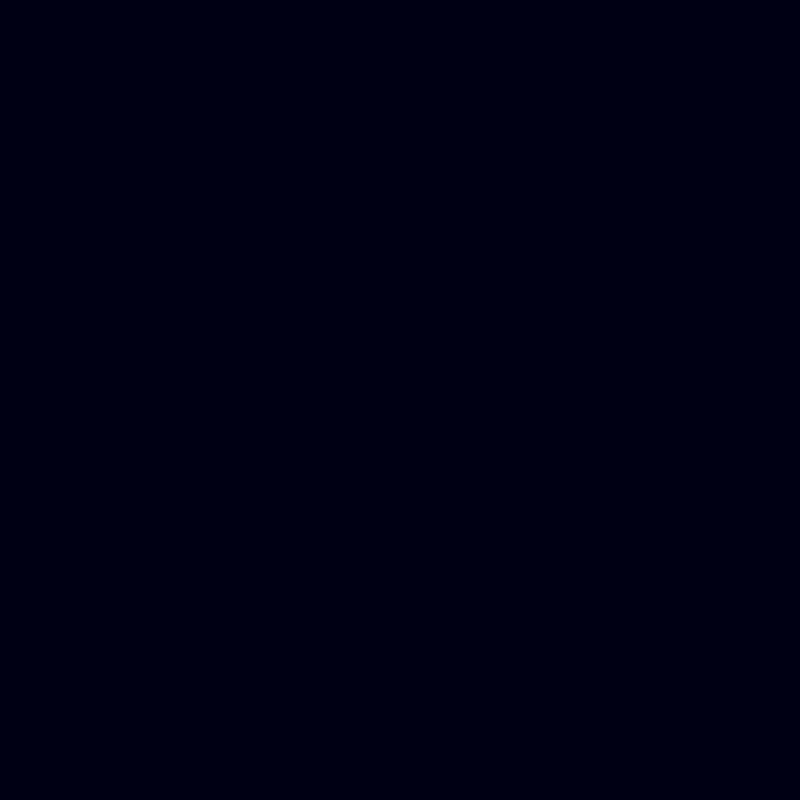
Frame 1 (no input)
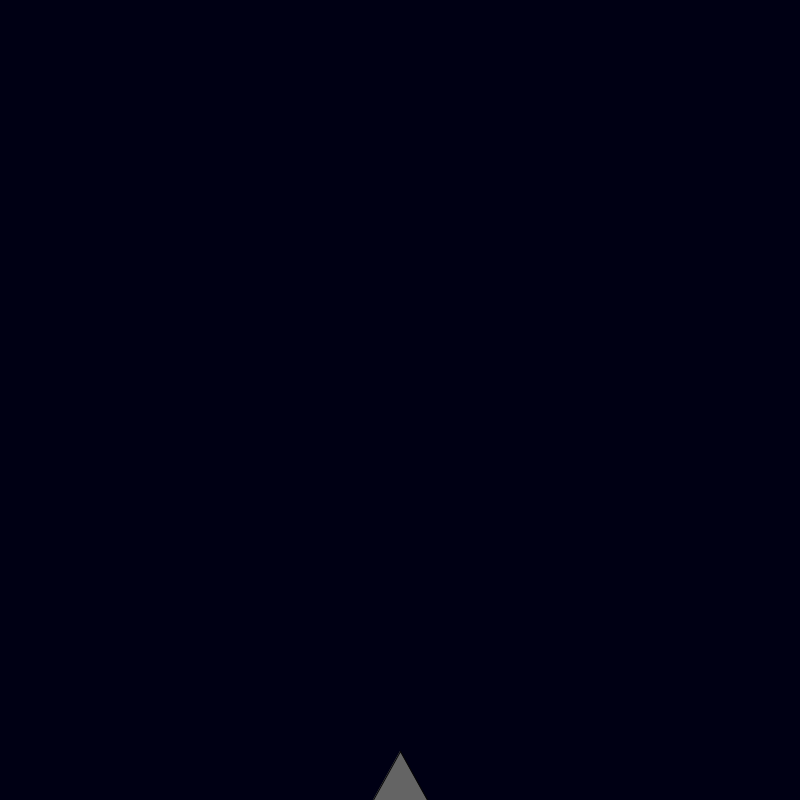
Frame 60 (the mouse pressed at the canvas centre just before this capture)
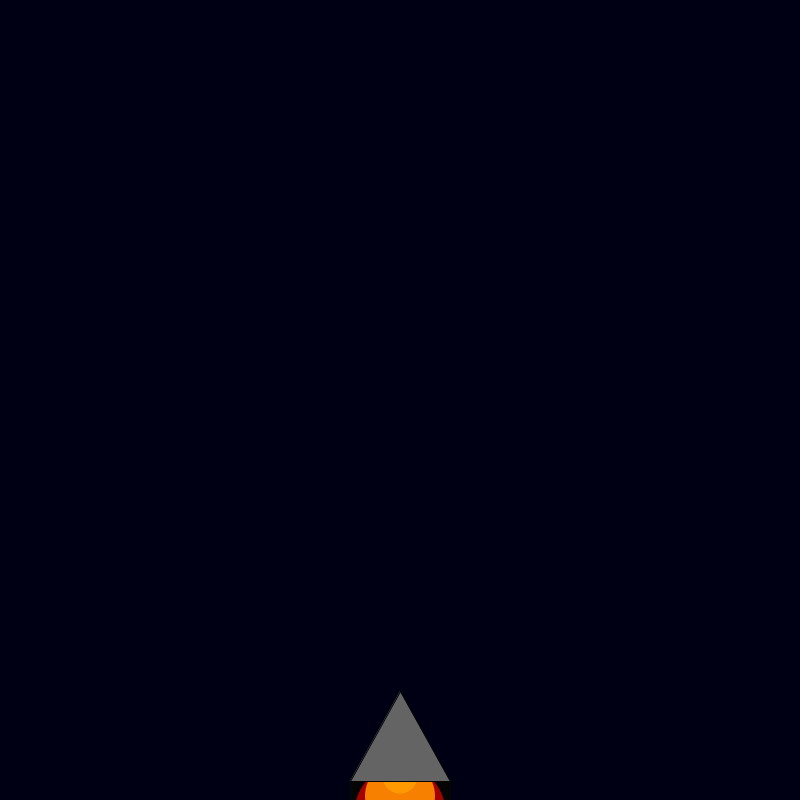
Frame 120 (the mouse held since frame 60 and released just before this capture)

The Processing sketch that drew these frames (run headless with seeded random() and noise(); from frame 60 on, the mouse is pressed at the canvas centre):

// Processing sketch: rocket_ship
// ── rocket_ship.pde
int y = 800;
int x = 400;

void setup() {
    size(800, 800);
    background(0, 0, 20); 
}

void draw() {
  noStroke();
    fill(random(255), 0, 0);
    ellipse(x, y + 130, 90, 90);
    fill(248, 128, 0);
    ellipse(x, y + 115, 70, 70);
    fill(255, 153, 0);
    ellipse(x, y + 95, 35, 35);
    fill(100, 100, 100);
  stroke(5);
    triangle(x, y + 10, x + 50, y + 100, x - 50, y + 100);
    
    y -= 1;
}
